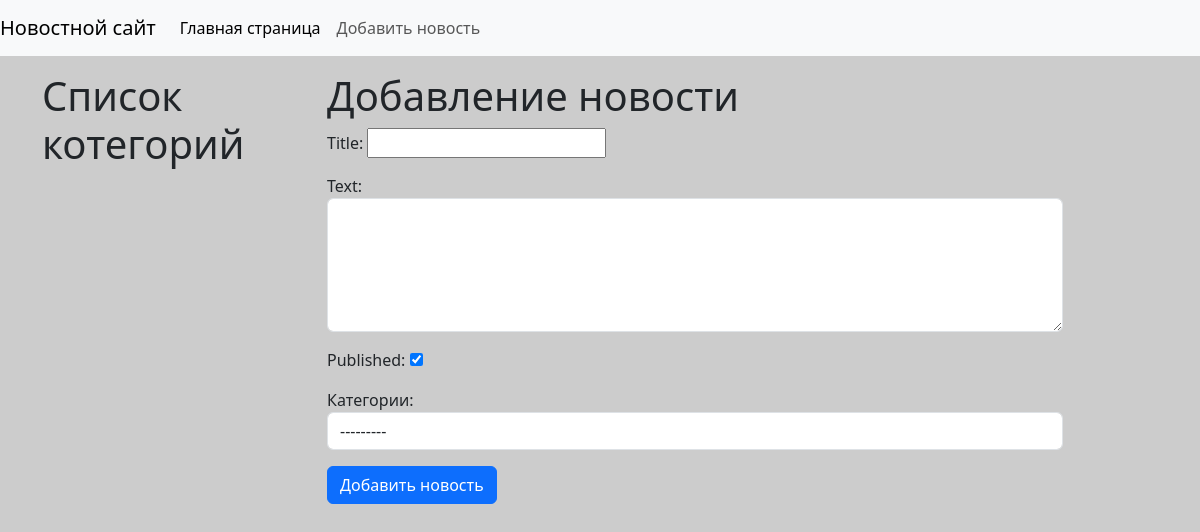
Page /add-news/ on the earlier database version.
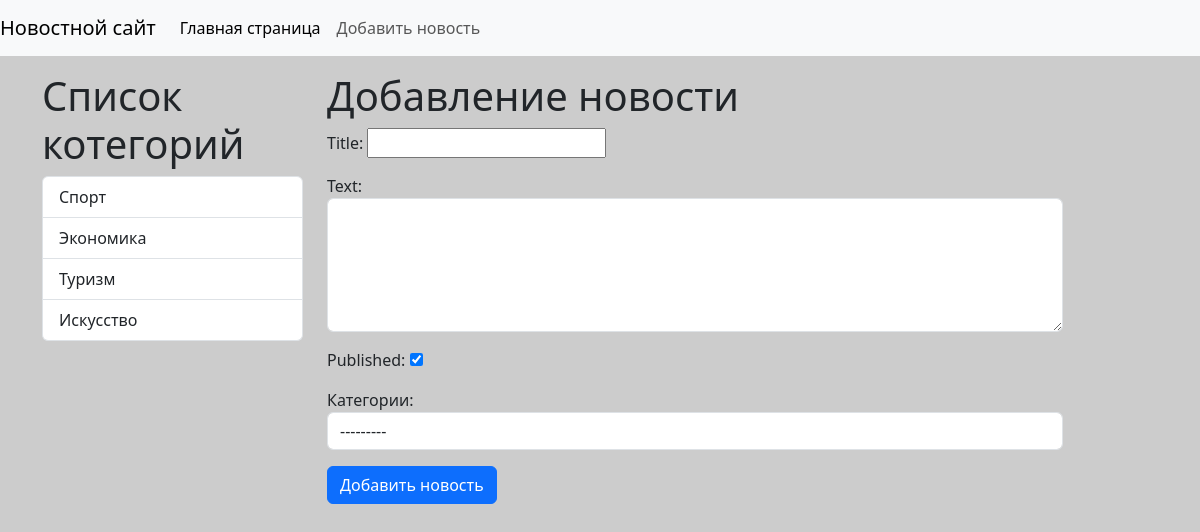
Same page on the later database version.
### news/models.py (models this page shows)
class Category(models.Model):
    title = models.CharField(max_length=150, db_index=True, verbose_name='имя котегории')
    slug = models.SlugField(max_length=155, unique=True, db_index=True,
                            verbose_name='URL', null=True)
    class Mate:
        verbose_name = 'Категорию'
        verbose_name_plural = 'Категории'
        ordering = ['id']
    def __str__(self):
        return self.title
    def get_absolute_url(self):
        return reverse('category', kwargs={'category_slug': self.slug})

### news/views.py (the view)
# urls.py: path('add-news/', add_news, name='add_news'),
def add_news(request):
    global form
    if request.method == 'POST':
        form = NewsForm(request.POST)  # еслт у нас запрос POST
        if form.is_valid():
            news = form.save()
            return redirect(news) #  после создания новости переносит нас на страницу наше новости
    else:
        form = NewsForm()
    context = {
        'form': form
    }
    return render(request, 'news/add_news.html', context)

### news/forms.py (shortened to what this page needs)
class NewsForm(forms.ModelForm):
    class Meta:
        model = News
        fields = ['title', 'content', 'is_published', 'category']
        widgets = {
            'title': forms.TextInput(attrs={'class': 'form_control'}),
            'content': forms.Textarea(attrs={'class': 'form-control', 'rows': 5}),
            'category': forms.Select(attrs={'class': 'form-control'}),
        }

### news/templatetags/news_tags.py (called while the page is built)
@register.inclusion_tag('news/list_categories.html')
def show_categories():
    categories = Category.objects.all()
    return {'categories': categories}

### news/templates/news/add_news.html (shortened to what this page needs)
{% extends 'base.html'%}
{% block sidebar%}
  {% include 'inc/_sidebar.html' %}
{% endblock %}
{% block content %}
<h1>Добавление новости</h1>
<form action="{% url 'add_news'%}" method="post">
  {{ form.as_p }}
    <button type="submit" class="btn btn-primary btn-block">Добавить новость</button>
</form>
{% endblock %}

### news/templates/news/list_categories.html
<h1>Список котегорий</h1>
  <div class="list-group">
    {% for item in categories %}
    <a href="{{ item.get_absolute_url}}" class="list-group-item list-group-item-action">{{ item.title }}</a>
    {% endfor %}
  </div>

Differences in the rows shown:
added Category: title "Спорт"
added Category: title "Экономика"
added Category: title "Туризм"
added Category: title "Искусство"
